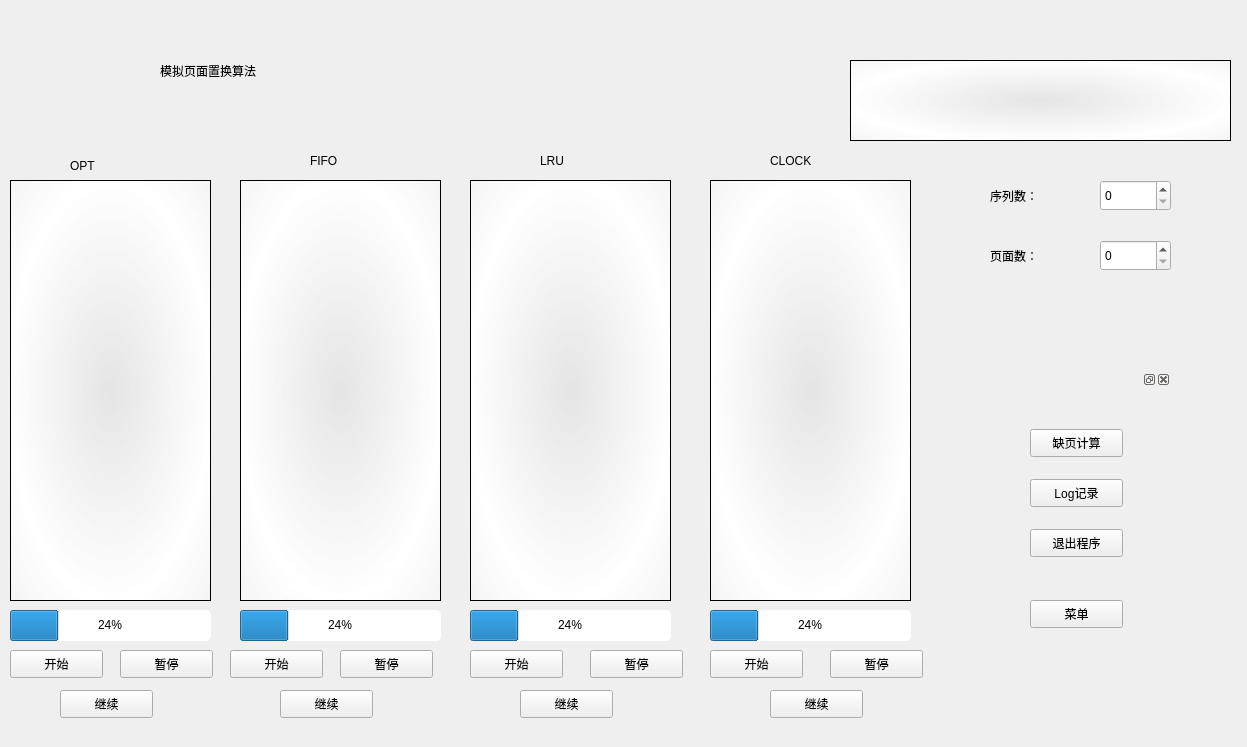
<?xml version="1.0" encoding="UTF-8"?>
<ui version="4.0">
 <class>Widget</class>
 <widget class="QWidget" name="Widget">
  <property name="geometry">
   <rect>
    <x>0</x>
    <y>0</y>
    <width>1247</width>
    <height>747</height>
   </rect>
  </property>
  <property name="windowTitle">
   <string>Widget</string>
  </property>
  <property name="styleSheet">
   <string notr="true">QTextEdit{
font-size:30px;
}
QLabel#titleLabel{
	font: 36pt &quot;楷体&quot;;
}
QLabel#pagenumLabel,#listLabel,#optlabel,#fifolabel,#lrulabel,#ranlabel{
font: 15pt &quot;楷体&quot;;

}

QPushButton:hover,pressed{
color:blue;
}
QPushButton{   
	
	font: 9pt &quot;黑体&quot;;
}
QTextEdit{
background-color: qradialgradient(spread:reflect, cx:0.5, cy:0.5, radius:0.5, fx:0.5, fy:0.5, stop:0 rgba(178, 178, 178, 44), stop:1 rgba(255, 255, 255, 255));
}

QDockWidget::restartBtn{background:darkgray;}

QProgressBar{text-align:center;
	
	font: 15pt &quot;黑体&quot;;
border-radius:5px;
}</string>
  </property>
  <widget class="QTextEdit" name="textEdit">
   <property name="geometry">
    <rect>
     <x>10</x>
     <y>180</y>
     <width>201</width>
     <height>421</height>
    </rect>
   </property>
  </widget>
  <widget class="QLabel" name="optlabel">
   <property name="geometry">
    <rect>
     <x>70</x>
     <y>150</y>
     <width>81</width>
     <height>31</height>
    </rect>
   </property>
   <property name="text">
    <string>OPT</string>
   </property>
  </widget>
  <widget class="QTextEdit" name="textEdit_2">
   <property name="geometry">
    <rect>
     <x>240</x>
     <y>180</y>
     <width>201</width>
     <height>421</height>
    </rect>
   </property>
  </widget>
  <widget class="QLabel" name="fifolabel">
   <property name="geometry">
    <rect>
     <x>310</x>
     <y>150</y>
     <width>81</width>
     <height>21</height>
    </rect>
   </property>
   <property name="text">
    <string>FIFO</string>
   </property>
  </widget>
  <widget class="QTextEdit" name="textEdit_3">
   <property name="geometry">
    <rect>
     <x>850</x>
     <y>60</y>
     <width>381</width>
     <height>81</height>
    </rect>
   </property>
  </widget>
  <widget class="QTextEdit" name="textEdit_4">
   <property name="geometry">
    <rect>
     <x>470</x>
     <y>180</y>
     <width>201</width>
     <height>421</height>
    </rect>
   </property>
  </widget>
  <widget class="QLabel" name="lrulabel">
   <property name="geometry">
    <rect>
     <x>540</x>
     <y>150</y>
     <width>81</width>
     <height>21</height>
    </rect>
   </property>
   <property name="text">
    <string>LRU</string>
   </property>
  </widget>
  <widget class="QTextEdit" name="textEdit_5">
   <property name="geometry">
    <rect>
     <x>710</x>
     <y>180</y>
     <width>201</width>
     <height>421</height>
    </rect>
   </property>
  </widget>
  <widget class="QLabel" name="ranlabel">
   <property name="geometry">
    <rect>
     <x>770</x>
     <y>150</y>
     <width>81</width>
     <height>21</height>
    </rect>
   </property>
   <property name="text">
    <string>CLOCK</string>
   </property>
  </widget>
  <widget class="QPushButton" name="optStartBtn">
   <property name="geometry">
    <rect>
     <x>10</x>
     <y>650</y>
     <width>93</width>
     <height>28</height>
    </rect>
   </property>
   <property name="text">
    <string>开始</string>
   </property>
  </widget>
  <widget class="QPushButton" name="fifoStartBtn">
   <property name="geometry">
    <rect>
     <x>230</x>
     <y>650</y>
     <width>93</width>
     <height>28</height>
    </rect>
   </property>
   <property name="text">
    <string>开始</string>
   </property>
  </widget>
  <widget class="QPushButton" name="lruStartBtn">
   <property name="geometry">
    <rect>
     <x>470</x>
     <y>650</y>
     <width>93</width>
     <height>28</height>
    </rect>
   </property>
   <property name="text">
    <string>开始</string>
   </property>
  </widget>
  <widget class="QPushButton" name="ranStartBtn">
   <property name="geometry">
    <rect>
     <x>710</x>
     <y>650</y>
     <width>93</width>
     <height>28</height>
    </rect>
   </property>
   <property name="text">
    <string>开始</string>
   </property>
  </widget>
  <widget class="QPushButton" name="toolBtn">
   <property name="geometry">
    <rect>
     <x>1030</x>
     <y>600</y>
     <width>93</width>
     <height>28</height>
    </rect>
   </property>
   <property name="text">
    <string>菜单</string>
   </property>
  </widget>
  <widget class="QSpinBox" name="listspinBox">
   <property name="geometry">
    <rect>
     <x>1100</x>
     <y>180</y>
     <width>71</width>
     <height>31</height>
    </rect>
   </property>
  </widget>
  <widget class="QSpinBox" name="pageVolumespinBox">
   <property name="geometry">
    <rect>
     <x>1100</x>
     <y>240</y>
     <width>71</width>
     <height>31</height>
    </rect>
   </property>
  </widget>
  <widget class="QLabel" name="listLabel">
   <property name="geometry">
    <rect>
     <x>990</x>
     <y>180</y>
     <width>101</width>
     <height>31</height>
    </rect>
   </property>
   <property name="text">
    <string>序列数：</string>
   </property>
  </widget>
  <widget class="QLabel" name="pagenumLabel">
   <property name="geometry">
    <rect>
     <x>990</x>
     <y>240</y>
     <width>91</width>
     <height>31</height>
    </rect>
   </property>
   <property name="text">
    <string>页面数：</string>
   </property>
  </widget>
  <widget class="QDockWidget" name="dockWidget">
   <property name="geometry">
    <rect>
     <x>1000</x>
     <y>370</y>
     <width>171</width>
     <height>191</height>
    </rect>
   </property>
   <widget class="QWidget" name="dockWidgetContents">
    <widget class="QPushButton" name="parameterBtn">
     <property name="geometry">
      <rect>
       <x>30</x>
       <y>40</y>
       <width>93</width>
       <height>28</height>
      </rect>
     </property>
     <property name="text">
      <string>缺页计算</string>
     </property>
    </widget>
    <widget class="QPushButton" name="logBtn">
     <property name="geometry">
      <rect>
       <x>30</x>
       <y>90</y>
       <width>93</width>
       <height>28</height>
      </rect>
     </property>
     <property name="text">
      <string>Log记录</string>
     </property>
    </widget>
    <widget class="QPushButton" name="quitBtn">
     <property name="geometry">
      <rect>
       <x>30</x>
       <y>140</y>
       <width>93</width>
       <height>28</height>
      </rect>
     </property>
     <property name="text">
      <string>退出程序</string>
     </property>
    </widget>
   </widget>
  </widget>
  <widget class="QPushButton" name="optSuspendBtn">
   <property name="geometry">
    <rect>
     <x>120</x>
     <y>650</y>
     <width>93</width>
     <height>28</height>
    </rect>
   </property>
   <property name="text">
    <string>暂停</string>
   </property>
  </widget>
  <widget class="QPushButton" name="fifoSuspendBtn">
   <property name="geometry">
    <rect>
     <x>340</x>
     <y>650</y>
     <width>93</width>
     <height>28</height>
    </rect>
   </property>
   <property name="text">
    <string>暂停</string>
   </property>
  </widget>
  <widget class="QPushButton" name="optContinueBtn">
   <property name="geometry">
    <rect>
     <x>60</x>
     <y>690</y>
     <width>93</width>
     <height>28</height>
    </rect>
   </property>
   <property name="text">
    <string>继续</string>
   </property>
  </widget>
  <widget class="QPushButton" name="fifoContinueBtn">
   <property name="geometry">
    <rect>
     <x>280</x>
     <y>690</y>
     <width>93</width>
     <height>28</height>
    </rect>
   </property>
   <property name="text">
    <string>继续</string>
   </property>
  </widget>
  <widget class="QPushButton" name="lruSuspendBtn">
   <property name="geometry">
    <rect>
     <x>590</x>
     <y>650</y>
     <width>93</width>
     <height>28</height>
    </rect>
   </property>
   <property name="text">
    <string>暂停</string>
   </property>
  </widget>
  <widget class="QPushButton" name="lruContinueBtn">
   <property name="geometry">
    <rect>
     <x>520</x>
     <y>690</y>
     <width>93</width>
     <height>28</height>
    </rect>
   </property>
   <property name="text">
    <string>继续</string>
   </property>
  </widget>
  <widget class="QPushButton" name="ranSuspendBtn">
   <property name="geometry">
    <rect>
     <x>830</x>
     <y>650</y>
     <width>93</width>
     <height>28</height>
    </rect>
   </property>
   <property name="text">
    <string>暂停</string>
   </property>
  </widget>
  <widget class="QPushButton" name="ranContinueBtn">
   <property name="geometry">
    <rect>
     <x>770</x>
     <y>690</y>
     <width>93</width>
     <height>28</height>
    </rect>
   </property>
   <property name="text">
    <string>继续</string>
   </property>
  </widget>
  <widget class="QProgressBar" name="optProgressBar">
   <property name="geometry">
    <rect>
     <x>10</x>
     <y>610</y>
     <width>201</width>
     <height>31</height>
    </rect>
   </property>
   <property name="value">
    <number>24</number>
   </property>
  </widget>
  <widget class="QProgressBar" name="fifoProgressBar">
   <property name="geometry">
    <rect>
     <x>240</x>
     <y>610</y>
     <width>201</width>
     <height>31</height>
    </rect>
   </property>
   <property name="value">
    <number>24</number>
   </property>
  </widget>
  <widget class="QProgressBar" name="lruProgressBar">
   <property name="geometry">
    <rect>
     <x>470</x>
     <y>610</y>
     <width>201</width>
     <height>31</height>
    </rect>
   </property>
   <property name="value">
    <number>24</number>
   </property>
  </widget>
  <widget class="QProgressBar" name="ranProgressBar">
   <property name="geometry">
    <rect>
     <x>710</x>
     <y>610</y>
     <width>201</width>
     <height>31</height>
    </rect>
   </property>
   <property name="value">
    <number>24</number>
   </property>
  </widget>
  <widget class="QLabel" name="titleLabel">
   <property name="geometry">
    <rect>
     <x>160</x>
     <y>40</y>
     <width>711</width>
     <height>61</height>
    </rect>
   </property>
   <property name="text">
    <string>模拟页面置换算法</string>
   </property>
  </widget>
 </widget>
 <layoutdefault spacing="6" margin="11"/>
 <resources/>
 <connections/>
</ui>
